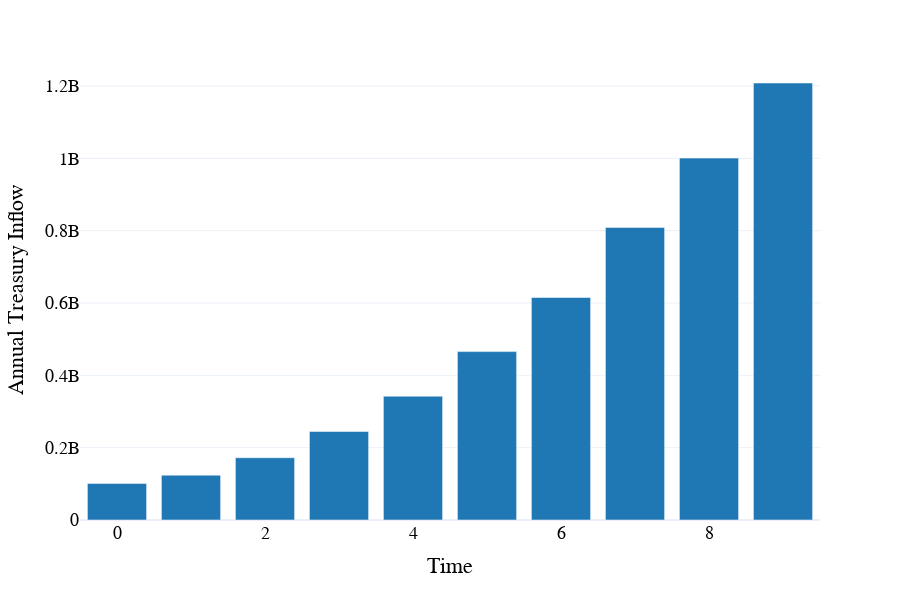

The cell this chart's notebook holds for it:
### Code cell
visualizations.plot_treasury_balance_barplot(
    df_1,
)

### Figure 1 — Plotly figure (JSON) as saved in the notebook; plotly's stock layout.template omitted (floating-point values rounded to 4 significant figures)
{"data": [{"alignmentgroup": "True", "hovertemplate": "year=%{x}<br>total_inflation_to_validators_usd=%{y}<extra></extra>", "legendgroup": "", "marker": {"color": "#1f77b4"}, "name": "", "offsetgroup": "", "orientation": "v", "showlegend": false, "textposition": "auto", "type": "bar", "x": [0, 1, 2, 3, 4, 5, 6, 7, 8, 9], "xaxis": "x", "y": [101100000.0, 123900000.0, 172200000.0, 244700000.0, 342300000.0, 465500000.0, 615100000.0, 809000000.0, 1001000000.0, 1208000000.0], "yaxis": "y"}], "layout": {"autosize": false, "barmode": "group", "font": {"color": "black", "family": "Arial", "size": 18}, "height": 600, "hovermode": "x", "legend": {"tracegroupgap": 0}, "margin": {"t": 60}, "paper_bgcolor": "rgba(255, 255, 255, 1)", "plot_bgcolor": "rgba(255, 255, 255, 1)", "width": 900, "xaxis": {"anchor": "y", "domain": [0, 1], "title": {"text": "Time"}}, "yaxis": {"anchor": "x", "domain": [0, 1], "title": {"text": "Annual Treasury Inflow"}}}}
